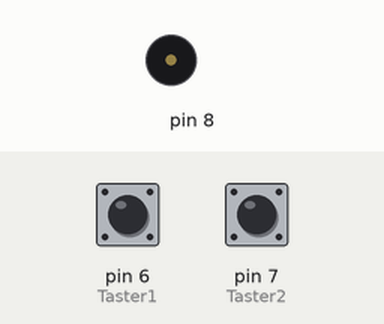
Bench run of a sketch on a simulated Arduino Uno, built with avr-gcc and run on an emulated ATmega328P. On the bench: buzzer (waves = sounding). The test bench sets the inputs (shaded band); at power-on: pin 6 (Taster1) LOW, pin 7 (Taster2) LOW.

Above: at 1.2 s.
1.3 s: pin 6 (Taster1) pulled HIGH for 3.2 s
At 2.1 s:
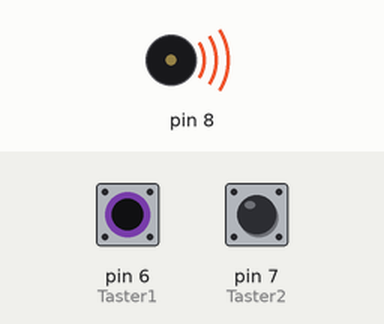
6.8 s: pin 7 (Taster2) pulled HIGH for 3.2 s
At 12.0 s:
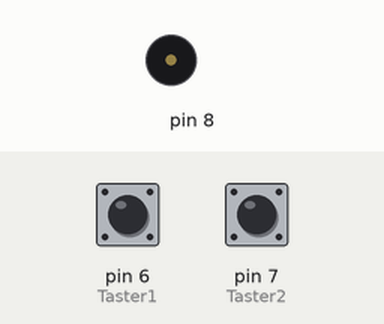
Timing chart, 0 to 13.5 s (numbered marks = the images above; inputs shaded):
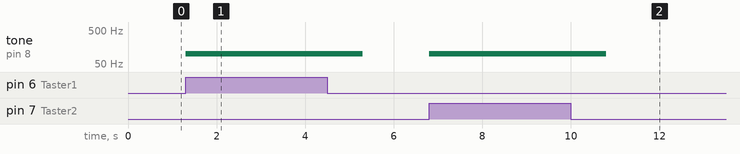

Measured:
- after the input at 1.3 s, tone on pin 8: silent → 100 Hz at once, → silent 4.0 s later
- after the input at 6.8 s, tone on pin 8: silent → 100 Hz at once, → silent 4.0 s later

The sketch:

4.21.4.ino
```cpp
int Taster1=6;
int Taster2=7;
int Tasterstatus1=0;
int Tasterstatus2=0;

void setup() {
    pinMode(Taster1, INPUT);
    pinMode(Taster2, INPUT);
}

void loop() {
    Tasterstatus1=digitalRead(Taster1);
    Tasterstatus2=digitalRead(Taster2);
    if (Tasterstatus1==HIGH){
        tone(8, 100);
        delay(1000);
        noTone(8);
    }
    if (Tasterstatus2==HIGH){
        tone(8, 100);
        delay(1000);
        noTone(8);
    }
}
```
